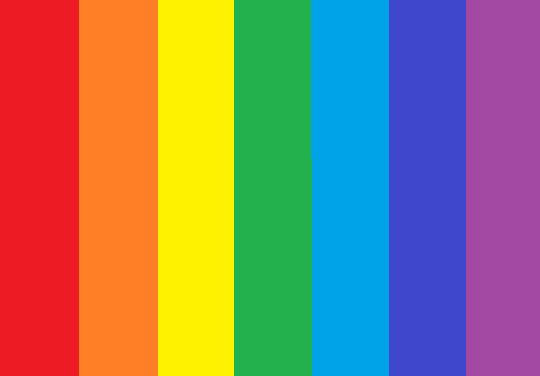
#> input picture module03/ex03/arcoiris.png, 540 x 376 px
$ python ColorFilter.py
#> lines starting #> are read from the running program, lines starting #| are printed output that depends on the picture
#> further down, img is the input picture: PIL image 540x376 RGBA; mean R, G, B, A 144.1, 125.7, 106.7, 255
import numpy as np
import matplotlib.pyplot as plt
from PIL import Image

class ColorFilter:
	def invert(self, array):
		"""
		Inverts the color of the image received as a numpy array.
		Args:
		-----
			array: numpy.ndarray corresponding to the image.
		Return:
		-------
			array: numpy.ndarray corresponding to the transformed image.
			None: otherwise.
		Raises:
		-------
			This function should not raise any Exception.
		"""

		if not isinstance(array, np.ndarray) or array.size == 0:
			print("Not a numpy array")
			return None

		if array.ndim != 3 or array.shape[2] not in [3, 4]:
			print("Array must have 3 dimensions and 3 or 4 channels") #flamingo img does not work but arcoiris does
			return None

		# [6 lines of commented-out code are left out]

		height, width, channels = array.shape
#> height = 376; width = 540; channels = 4

# The difference in the shape of images (different number of channels) can be due to several reasons :
# 1. Image Mode:
# 		The mode of the image (e.g., RGB, RGBA, L) determines the number of channels.
# 		Ex: an RGB image has 3 channels, an RGBA image has 4 channels, a grayscale image (mode L) has only one channel.
# 2. Image Metadata:
# 		The metadata of the image file might specify different modes or channels.
# 		Ex: an image can be saved as grayscale, RGB or RGBA.
# 3. Image Library Behavior:
# 		Different libraries or versions might handle image loading differently.
# 		Ex: Pillow might load an image with an alpha channel, while matplotlib might not.

		inverted_image = array.copy()

		for y in range(height): #rajouter range sinon height est juste un int et donc non iterable
			for x in range(width):
				pixel = inverted_image[y, x]
				pixel[0] = 255 - pixel[0]
				pixel[1] = 255 - pixel[1]
				pixel[2] = 255 - pixel[2]
				#on ne change rien à alpha (pixel[3])

		return np.clip(inverted_image, 0, 255)
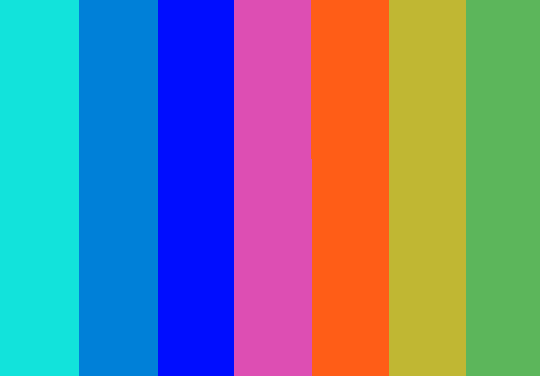
#> returned value: shape (376, 540, 4); mean of channels 0, 1, 2, 3 110.9, 129.3, 148.3, 255; drawn as R, G, B

	def to_blue(self, array):
		"""
		Applies a blue filter to the image received as a numpy array.
		Args:
		-----
			array: numpy.ndarray corresponding to the image.
		Return:
		-------
			array: numpy.ndarray corresponding to the transformed image.
			None: otherwise.
		Raises:
		-------
			This function should not raise any Exception.
		"""
		if not isinstance(array, np.ndarray) or array.size == 0:
			print("Not a numpy array")
			return None

		blue_filter = (0.0, 0.0, 1.0, 1.0) #RGB + alpha
		# .clip() enforces valid color ranges for 8-bit images (0-255)
		return np.clip(array * blue_filter, 0, 255)
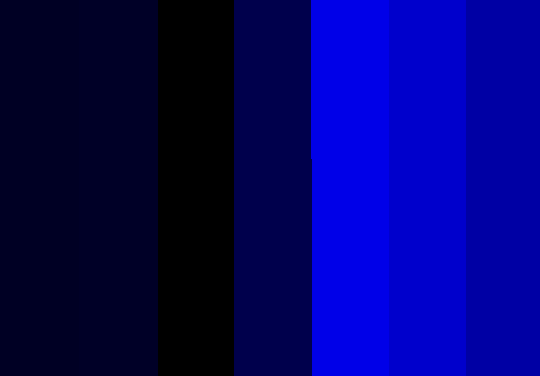
#> returned value: shape (376, 540, 4) float64; mean of channels 0, 1, 2, 3 0, 0, 106.7, 255; drawn as R, G, B
		# color filter / 0: intensity / 255: safety against overflow

	def to_green(self, array):
		"""
		Applies a green filter to the image received as a numpy array.
		Args:
		-----
			array: numpy.ndarray corresponding to the image.
		Return:
		-------
			array: numpy.ndarray corresponding to the transformed image.
			None: otherwise.
		Raises:
		-------
			This function should not raise any Exception.
		"""
		if not isinstance(array, np.ndarray) or array.size == 0:
			print("Not a numpy array")
			return None

		green_filter = (0.0, 1.0, 0.0, 1.0)
		return np.clip(array * green_filter, 0, 255)
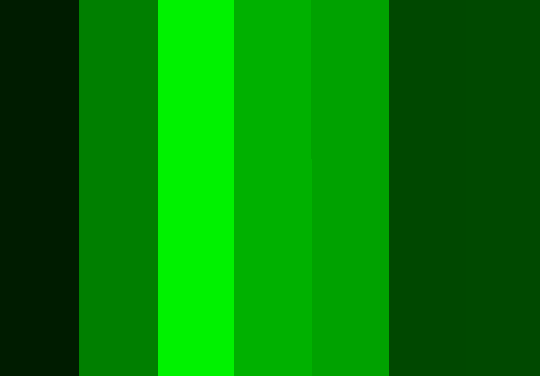
#> returned value: shape (376, 540, 4) float64; mean of channels 0, 1, 2, 3 0, 125.7, 0, 255; drawn as R, G, B

	def to_red(self, array):
		"""
		Applies a red filter to the image received as a numpy array.
		Args:
		-----
			array: numpy.ndarray corresponding to the image.
		Return:
		-------
			array: numpy.ndarray corresponding to the transformed image.
			None: otherwise.
		Raises:
		-------
			This function should not raise any Exception.
		"""
		if not isinstance(array, np.ndarray) or array.size == 0:
			print("Not a numpy array")
			return None

		red_filter = (1.0, 0.0, 0.0, 1.0)
		return np.clip(array * red_filter, 0, 255)
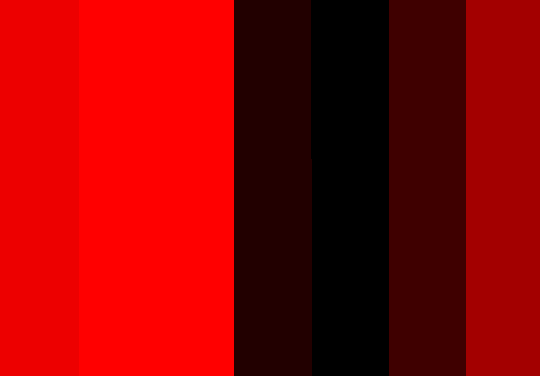
#> returned value: shape (376, 540, 4) float64; mean of channels 0, 1, 2, 3 144.1, 0, 0, 255; drawn as R, G, B

	# [47 lines left out: functions to_celluloid, to_grayscale, not called in this run]

		#TODO


#----------------------------------------------------------------------

cf = ColorFilter()

img = Image.open("arcoiris.png")
array = np.array(img)

if array is not None:
	new_image = cf.invert(array)
	if new_image is not None:
		Image.fromarray(new_image.astype(np.uint8)).show()
	new_image = cf.to_blue(array)
	if new_image is not None:
		Image.fromarray(new_image.astype(np.uint8)).show()
	new_image = cf.to_green(array)
	if new_image is not None:
		Image.fromarray(new_image.astype(np.uint8)).show()
	new_image = cf.to_red(array)
	if new_image is not None:
		Image.fromarray(new_image.astype(np.uint8)).show()
